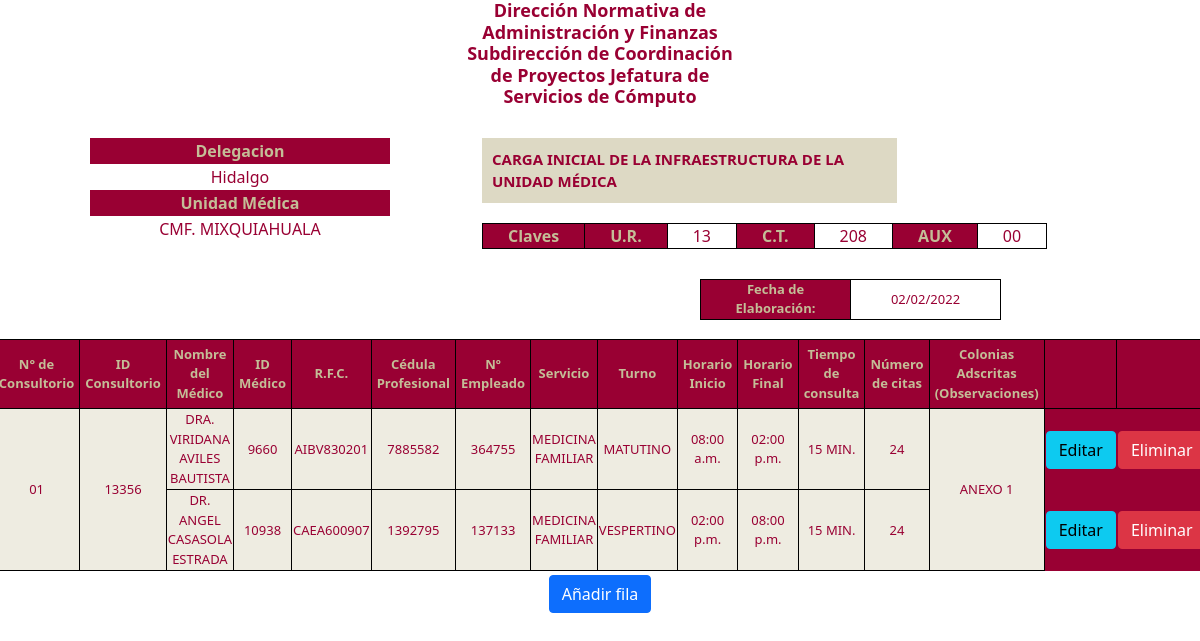
Before: / with the older database file.
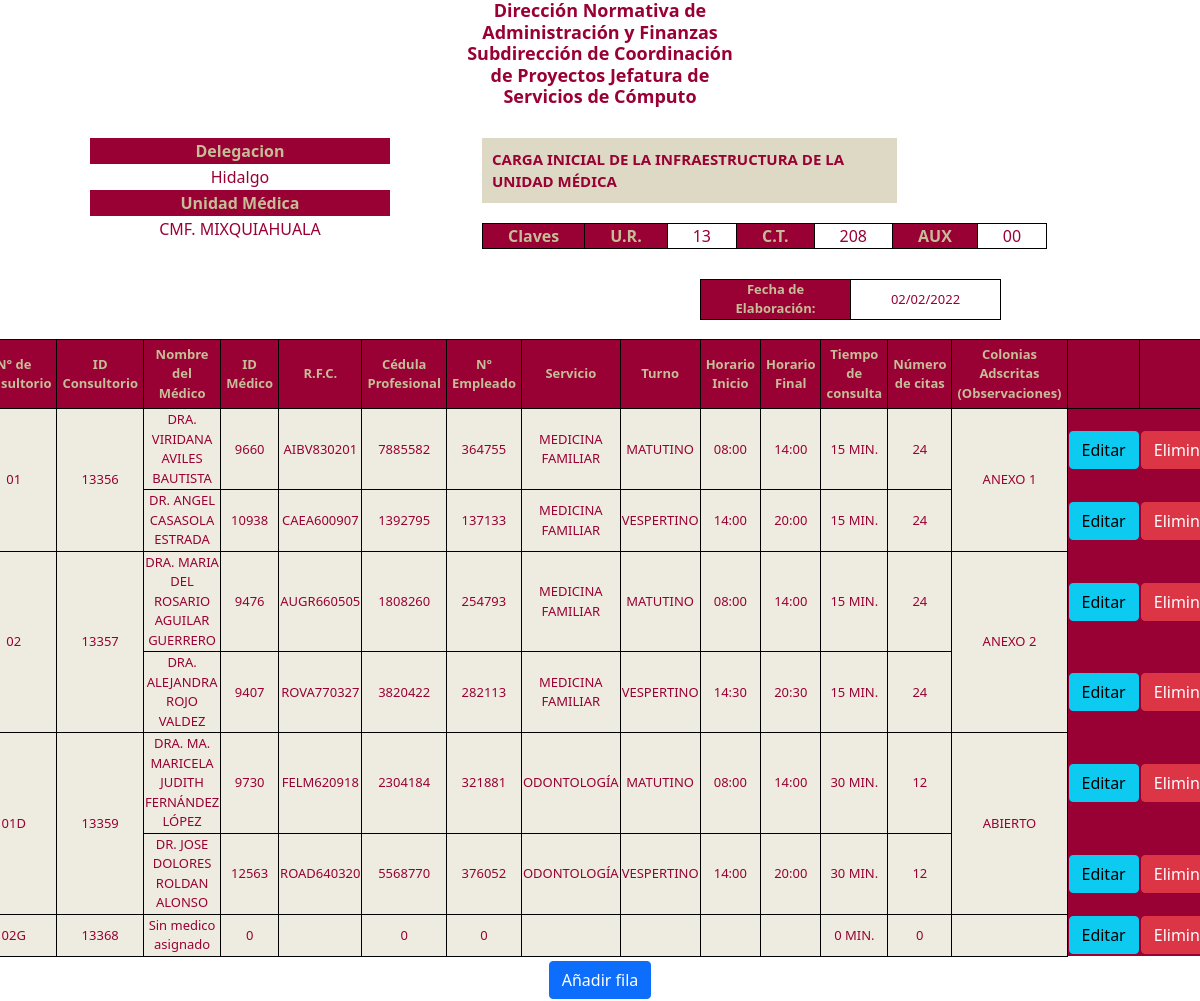
After: the same page with the newer database file.
### tables this page shows
CREATE TABLE `medicos` (
  `id` int(11) NOT NULL,
  `id_medico` int(11) NOT NULL,
  `n_empleado` int(11) NOT NULL,
  `nom_medico` varchar(50) NOT NULL,
  `cedula` int(11) NOT NULL,
  `rfc` varchar(20) NOT NULL,
  `servicio` varchar(50) NOT NULL,
  `turno` varchar(15) NOT NULL,
  `h_inicio` varchar(10) NOT NULL,
  `h_final` varchar(10) NOT NULL,
  `t_consulta` int(11) NOT NULL,
  `n_citas` int(11) NOT NULL,
  `observaciones` varchar(200) NOT NULL,
  `id_consultorio` int(11) NOT NULL,
  `nom_consultorio` varchar(50) NOT NULL
);

### Index.php (the view, shortened to what this page needs)
<?php
    $con=conectar();
    $sql="SELECT *  FROM medicos";
    $query=mysqli_query($con,$sql);
?>
<!DOCTYPE html>
<html lang="en">
<head>
    <link rel="stylesheet" href="style.css">
    <link href="https://cdn.jsdelivr.net/npm/bootstrap@5.0.0-beta1/dist/css/bootstrap.min.css" rel="stylesheet">
</head>
<body>
<header>
    <div class="container-fluid">
                <div class="row justify-content-center">
                    <div class="col-sm-3">
                    </div>
                    <div class="col-md-3">
                        <h1 id="titulo">
                            Dirección Normativa de Administración y Finanzas Subdirección de
                            Coordinación de Proyectos Jefatura de Servicios de Cómputo
                        </h1>
                    </div>
                    <div class="col-md-3">
                    </div>
                </div>
            </div>
    </header>
    <section id="left1">
      <div>
        <table class="default">
          <tr>
            <th class="columeft">Delegacion</th>
          </tr>
          <tr>
            <td>Hidalgo</td>
          </tr>
        </table>
        <table class="default">
          <tr>
            <th class="columeft">Unidad Médica</th>
          </tr>
          <tr>
            <td>CMF. MIXQUIAHUALA</td>
          </tr>
        </table>
      </div>
    </section>
    <aside id="right1">
      <div id="subtitulo">
        CARGA INICIAL DE LA INFRAESTRUCTURA DE LA UNIDAD MÉDICA
      </div>
      <div id="tablaC">
        <table class="default">
          <tr>
            <th class="columright">Claves</th>
            <th class="columright">U.R.</th>
            <td class="columright">13</td>
            <th class="columright">C.T.</th>
            <td class="columright">208</td>
            <th class="columright">AUX</th>
            <td class="columright">00</td>
          </tr>
        </table>
      </div>
      <div id="fecha">
        <table class="default">
          <tr>
            <th class="columrightF">Fecha de Elaboración:</th>
            <td class="columrightF">02/02/2022</td>
          </tr>
        </table>
      </div>
    </aside>
    <section id="principal">
      <table class="default">
          <thead>
        <tr>
          <th class="columP">N° de Consultorio</th>
          <th class="columP">ID Consultorio</th>
          <th class="columP">Nombre del Médico</th>
          <th class="columP">ID Médico</th>
          <th class="columP">R.F.C.</th>
          <th class="columP">Cédula Profesional</th>
          <th class="columP">Nº Empleado</th>
          <th class="columP">Servicio</th>
          <th class="columP">Turno</th>
          <th class="columP">Horario Inicio</th>
          <th class="columP">Horario Final</th>
          <th class="columP">Tiempo de consulta</th>
          <th class="columP">Número de citas</th>
          <th class="columP">Colonias Adscritas (Observaciones)</th>
          <th class="columP"></th>
          <th class="columP"></th>
        </tr>
        </thead>
        <tbody>
        <?php
            while($row=mysqli_fetch_array($query)){
                $temp=$row['id'];
                if (($temp % 2) != 0 ) {
                ?>
                <tr>
                    <td rowspan="2" class="rowTP"><?php  echo $row['nom_consultorio']?></td>
                    <td rowspan="2" class="rowTP"><?php  echo $row['id_consultorio']?></td>
                    <td class="rowTP"><?php  echo $row['nom_medico']?></td>
                    <td class="rowTP"><?php  echo $row['id_medico']?></td>
                    <td class="rowTP"><?php  echo $row['rfc']?></td>
                    <td class="rowTP"><?php  echo $row['cedula']?></td>
                    <td class="rowTP"><?php  echo $row['n_empleado']?></td>
                    <td class="rowTP"><?php  echo $row['servicio']?></td>
                    <td class="rowTP"><?php  echo $row['turno']?></td>
                    <td class="rowTP"><?php  echo $row['h_inicio']?></td>
                    <td class="rowTP"><?php  echo $row['h_final']?></td>
                    <td class="rowTP"><?php  echo $row['t_consulta']." MIN."?></td>
                    <td class="rowTP"><?php  echo $row['n_citas']?></td>
                    <td rowspan="2" class="rowTP"><?php  echo $row['observaciones']?></td>
                    <th><a href="actualizar.php?id=<?php echo $row['id'] ?>" class="btn btn-info">Editar</a></th>
                    <th><a href="delete.php?id=<?php echo $row['id'] ?>" class="btn btn-danger">Eliminar</a></th>
                </tr>
            <?php
                }else{
            ?>
            <tr>
                <td class="rowTP"><?php  echo $row['nom_medico']?></td>
                <td class="rowTP"><?php  echo $row['id_medico']?></td>
                <td class="rowTP"><?php  echo $row['rfc']?></td>
                <td class="rowTP"><?php  echo $row['cedula']?></td>
                <td class="rowTP"><?php  echo $row['n_empleado']?></td>
                <td class="rowTP"><?php  echo $row['servicio']?></td>
                <td class="rowTP"><?php  echo $row['turno']?></td>
                <td class="rowTP"><?php  echo $row['h_inicio']?></td>
                <td class="rowTP"><?php  echo $row['h_final']?></td>
                <td class="rowTP"><?php  echo $row['t_consulta']." MIN."?></td>
                <td class="rowTP"><?php  echo $row['n_citas']?></td>
                <th><a href="actualizar.php?id=<?php echo $row['id'] ?>" class="btn btn-info">Editar</a></th>
                <th><a href="delete.php?id=<?php echo $row['id'] ?>" class="btn btn-danger">Eliminar</a></th>
            </tr>
        <?php
                }
            }
        ?>
        </tbody>
      </table>
    </section>
    <section id="botones">
        <div>
            <a href="añadir.php" class="btn btn-primary">Añadir fila</a>
        </div>
    </section>
</body>
</html>

### style.css (style rules this page uses)
header { right: 0; text-align: center; }
#titulo { font-size: 18px; font-weight: bold; text-align: center; color: rgb(153, 0, 51); }
aside, section { margin: auto; padding: 2px; }
#left1 { float: left; width: 40%; margin: 20px 0 15px 0; display: flex; justify-content: center; align-items: center; }
.columeft { text-align: center; width: 300px; }
#right1 { float: left; width: 58%; margin: 20px 0 15px 0; }
#subtitulo { font-size: 15px; font-weight: bold; margin-bottom: 20px; color: rgb(153, 0, 51); background-color: rgb(221, 217, 196); width: 60%; padding: 10px; }
.columright { text-align: center; padding: 0px 25px; border: 1px solid #000; }
.columrightF { text-align: center; width: 150px; padding: 0px 25px; border: 1px solid #000; font-size: 13px; }
#fecha { padding-top: 30px; width: 75%; display: flex; justify-content: right; align-items: center; }
tr { text-align: center; }
td { text-align: center; color: rgb(153, 0, 51); }
th { background: rgb(153, 0, 51); color: rgb(196, 189, 151); font-weight: bold; }
#principal { display: flex; justify-content: center; align-items: center; }
.columP { text-align: center; padding: 5px 5px 5px 5px; border: 1px solid #000; font-size: 13px; }
.rowTP { text-align: center; color: rgb(153, 0, 51); border: 1px solid #000; font-size: 13px; background-color: rgb(238, 236, 225); }
#botones { right: 0; text-align: center; }

Changed rows visible on the page:
changed medicos "DRA. VIRIDANA AVILES BAUTISTA": h_inicio "08:00 a.m." → "08:00"; h_final "02:00 p.m." → "14:00"
changed medicos "DR. ANGEL CASASOLA ESTRADA": h_inicio "02:00 p.m." → "14:00"; h_final "08:00 p.m." → "20:00"
added medicos: nom_consultorio "02", id_consultorio "13357", nom_medico "DRA. MARIA DEL ROSARIO AGUILAR GUERRERO", id_medico "9476", rfc "AUGR660505", cedula "1808260", n_empleado "254793", servicio "MEDICINA FAMILIAR", turno "MATUTINO", h_inicio "08:00", h_final "14:00", t_consulta "15", n_citas "24", observaciones "ANEXO 2"
added medicos: nom_medico "DRA. ALEJANDRA ROJO VALDEZ", id_medico "9407", rfc "ROVA770327", cedula "3820422", n_empleado "282113", servicio "MEDICINA FAMILIAR", turno "VESPERTINO", h_inicio "14:30", h_final "20:30", t_consulta "15", n_citas "24"
added medicos: nom_consultorio "01D", id_consultorio "13359", nom_medico "DRA. MA. MARICELA JUDITH FERNÁNDEZ LÓPEZ", id_medico "9730", rfc "FELM620918", cedula "2304184", n_empleado "321881", servicio "ODONTOLOGÍA", turno "MATUTINO", h_inicio "08:00", h_final "14:00", t_consulta "30", n_citas "12", observaciones "ABIERTO"
added medicos: nom_medico "DR. JOSE DOLORES ROLDAN ALONSO", id_medico "12563", rfc "ROAD640320", cedula "5568770", n_empleado "376052", servicio "ODONTOLOGÍA", turno "VESPERTINO", h_inicio "14:00", h_final "20:00", t_consulta "30", n_citas "12"
added medicos: nom_consultorio "02G", id_consultorio "13368", nom_medico "Sin medico asignado", id_medico "0", cedula "0", n_empleado "0", t_consulta "0", n_citas "0"
